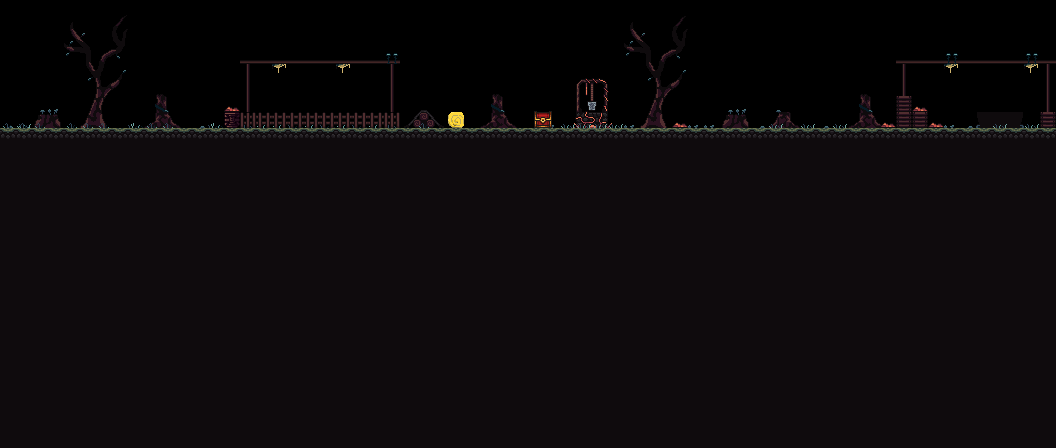

Tiled map render using the project's own tile images. Description and the map definition, with tile-layer contents summarised, below:
An orthogonal 66x28 tile map with 16x16 px tiles, 5 tile layers (BackGround1, BackGround2, Phisics, Ground, ...), 6 tilesets and 9 objects (2x endMsg, spawn, walkInstraction, swordMsg, walkMsg, ...).

<map version="1.10" tiledversion="1.10.2" orientation="orthogonal" renderorder="right-down" width="66" height="28" tilewidth="16" tileheight="16" infinite="0" nextlayerid="18" nextobjectid="17">
 <tileset firstgid="1" name="Basic Tiles Only" tilewidth="16" tileheight="16" tilecount="4816" columns="86">
  <image source="../textures/Basic Tiles Only.png" width="1376" height="896" />
 </tileset>
 <tileset firstgid="4817" name="BasicTilesOnly" tilewidth="16" tileheight="16" tilecount="4816" columns="86">
  <image source="../textures/Basic Tiles Only.png" width="1376" height="896" />
 </tileset>
 <tileset firstgid="9633" name="BasicTilesOnly" tilewidth="32" tileheight="32" tilecount="0" columns="0" />
 <tileset firstgid="9633" source="../tilesets/Сено.tsx" />
 <tileset firstgid="9846" source="../tilesets/Кузня.tsx" />
 <tileset firstgid="9878" source="../tilesets/chests.tsx" />
 <layer id="2" name="BackGround1" width="66" height="28">
  <data>[1848 cells, 189 non-empty, 93 distinct tile ids]</data>
 </layer>
 <layer id="3" name="BackGround2" width="66" height="28">
  <data>[1848 cells, 42 non-empty, 12 distinct tile ids]</data>
 </layer>
 <layer id="4" name="Phisics" width="66" height="28">
  <data>[1848 cells, 1 non-empty, 1 distinct tile ids]</data>
 </layer>
 <layer id="6" name="Ground" width="66" height="28">
  <data>[1848 cells, 1320 non-empty, 2 distinct tile ids]</data>
 </layer>
 <objectgroup draworder="index" id="5" name="POI">
  <object id="1" name="spawn" x="192.456" y="112.086">
   <point />
  </object>
 </objectgroup>
 <objectgroup id="7" name="Text">
  <object id="4" name="walkInstraction" x="126.985" y="34.2202" width="165.538" height="40.7789">
   <text fontfamily="Apple Symbols" pixelsize="12" wrap="1">Для передвижения нажимай на стороны экрана и поцентру сверху для прыжка</text>
  </object>
  <object id="9" name="swordMsg" x="474.653" y="4.04134" width="148.738" height="26.7633">
   <text fontfamily="Apple Symbols" pixelsize="12" wrap="1">Ты нашел меч, нажми на нижнюю часть экрана для атаки</text>
  </object>
  <object id="10" name="endMsg" x="699.95" y="50.1724" width="186.743" height="14.1946">
   <text fontfamily="Apple Symbols" pixelsize="12" wrap="1">А на этом все, до новых встреч</text>
  </object>
 </objectgroup>
 <objectgroup id="17" name="TextTriggers">
  <object id="11" name="endMsg" x="690.617" y="94.6746" width="192.308" height="30.4311">
   <properties>
    <property name="active" type="bool" value="true" />
    <property name="msg" value="Well thats it, for now" />
   </properties>
  </object>
  <object id="13" name="walkMsg" x="111.581" y="106.086" width="176.669" height="20.2874">
   <properties>
    <property name="active" type="bool" value="true" />
    <property name="msg" value="To move, tap at a sides of a phone, to jump middle up" />
   </properties>
  </object>
  <object id="14" name="attackMsg" x="471.26" y="97.2105" width="147.084" height="31.2764">
   <properties>
    <property name="active" type="bool" value="false" />
    <property name="msg" value="You found a sword, to use it tap middle down" />
   </properties>
  </object>
 </objectgroup>
 <layer id="12" name="Chests" width="66" height="28">
  <data>[1848 cells, 1 non-empty, 1 distinct tile ids]</data>
 </layer>
 <objectgroup id="13" name="ChestTriggers">
  <object id="7" name="chest1Trigger" x="484.493" y="38.1581" width="118.949" height="89.3778">
   <properties>
    <property name="chest" type="int" value="1" />
    <property name="msg" value="Tap to open" />
    <property name="open" type="bool" value="false" />
   </properties>
  </object>
 </objectgroup>
 <objectgroup id="16" name="ChestUse">
  <object id="8" name="openChest1" x="479.186" y="60.8268" width="132.412" height="18.8438">
   <properties>
    <property name="chest" type="int" value="1" />
   </properties>
   <text fontfamily="Apple Symbols" pixelsize="12" wrap="1">Нажми, чтобы открыть</text>
  </object>
 </objectgroup>
 <group id="14" name="Chests" />
 <group id="9" name="TextWback">
  <imagelayer id="11" name="Backgrond" />
 </group>
</map>
